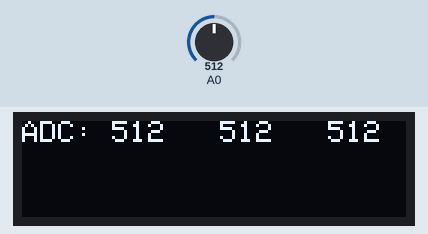
A sketch run on a simulated Arduino Uno, built with avr-gcc and run on an emulated ATmega328P. On the bench: 128×32 one-colour display. The test bench sets the inputs (shaded band); at power-on: A0 = 512. The display library's start-up logo is not drawn; what the sketch prints to the serial monitor is not drawn.

Above: at 2.82 s.
3.3 s: A0 set to 109
At 3.75 s:
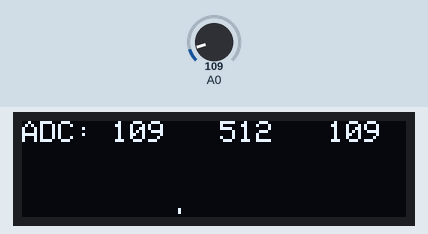
5.0 s: A0 set to 99
At 5.29 s:
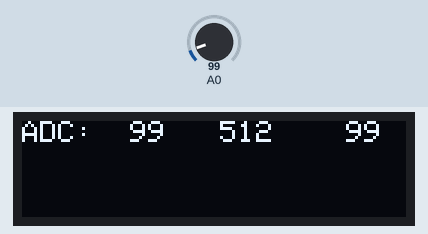
6.6 s: A0 set to 11
At 7.8 s:
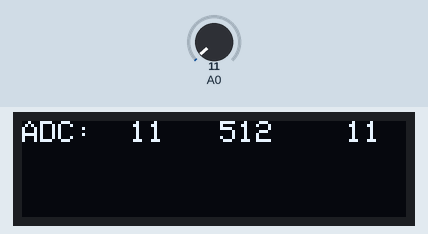
8.1 s: A0 set to 8
At 9.4 s:
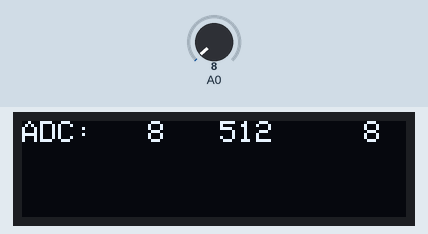
Timing chart, 0 to 10.6 s (numbered marks = the images above; inputs shaded):
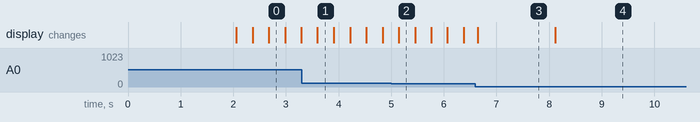

Measured:
- after the input at 8.1 s, the display: changes at once (image 4)

The sketch:

ADC_and_OLED_I2C_128x32.ino
```cpp
#include <stdio.h>

#include <SPI.h>
#include <Wire.h>
#include <Adafruit_GFX.h>
#include <Adafruit_SSD1306.h>

#define SCREEN_WIDTH 128
#define SCREEN_HEIGHT 32

#define OLED_RESET 4

Adafruit_SSD1306 display(SCREEN_WIDTH, SCREEN_HEIGHT, &Wire, OLED_RESET);

int adc_v, adc_max=0, adc_min=1023;
int graph_val[SCREEN_WIDTH];

void disp(int adcVal, int adcMax, int adcMin)
{
  char buff[32];

  display.clearDisplay();

  display.setTextSize(1);
  display.setTextColor(WHITE);

  display.setCursor(0,0);

  sprintf(buff, "ADC:%4d  %4d  %4d", adcVal, adcMax, adcMin);
  display.print(buff);

  display.display();
}

void setup() {
  // put your setup code here, to run once:
  Serial.begin(115200);

  display.begin(SSD1306_SWITCHCAPVCC, 0x3C);
  display.display();
  delay(2000);

  display.clearDisplay();

  pinMode(A0, INPUT);
}

void loop() {
  // put your main code here, to run repeatedly:
  char buff[32];

  display.clearDisplay();

  for(int i=0; i<SCREEN_WIDTH; i++)
  {
    adc_v = analogRead(A0);
    adc_max = (adc_v>adc_max?adc_v:adc_max);
    adc_min = (adc_v<adc_min?adc_v:adc_min);

    sprintf(buff, "ADC:%4d Max:%4d Min:%4d", adc_v, adc_max, adc_min);
    Serial.println(buff);

    disp(adc_v, adc_max, adc_min);

    display.drawFastVLine(i, 31-(int(adc_v/50)), (int(adc_v/50)), WHITE);
    display.display();
  }
}
```
